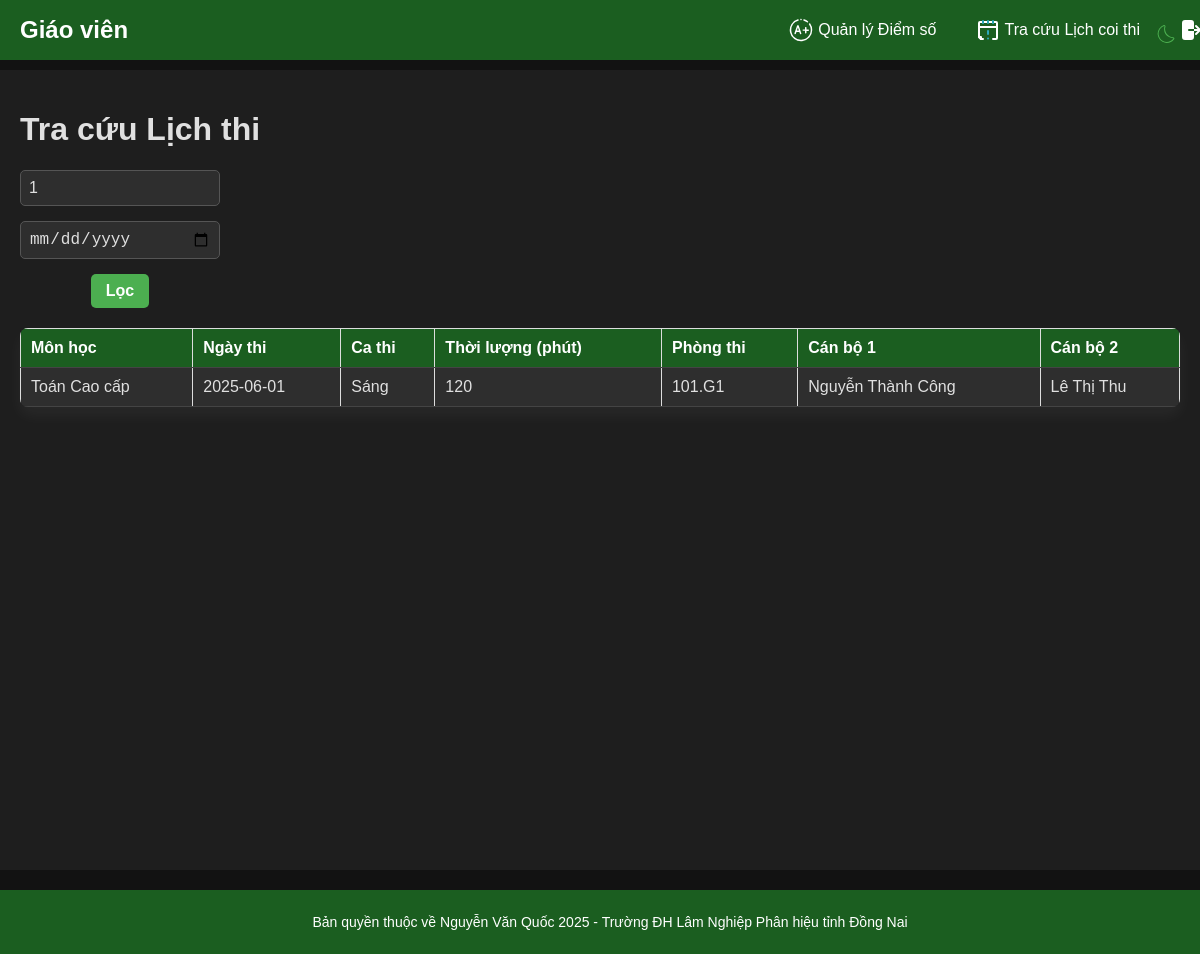
Page /search_exam_schedule.php?subject_filter=1 (signed in) on the committed database.
### tables this page shows
CREATE TABLE ExamSchedules (
    scheduleID INTEGER PRIMARY KEY AUTOINCREMENT,
    subjectID INTEGER NOT NULL,
    roomID INTEGER NOT NULL,
    teacherID1 INTEGER NOT NULL,
    teacherID2 INTEGER NOT NULL,
    examDate DATE NOT NULL,
    examShift TEXT NOT NULL,
    duration INTEGER NOT NULL,
    FOREIGN KEY (subjectID) REFERENCES Subjects(subjectID),
    FOREIGN KEY (roomID) REFERENCES ExamRooms(roomID),
    FOREIGN KEY (teacherID1) REFERENCES Teachers(teacherID),
    FOREIGN KEY (teacherID2) REFERENCES Teachers(teacherID)
);

CREATE TABLE Subjects (
    subjectID INTEGER PRIMARY KEY AUTOINCREMENT,
    subjectName TEXT NOT NULL
);

### search_exam_schedule.php (the view, shortened to what this page needs)
<?php
$db = new SQLite3('data.db');
$whereClause = [];
$filters = [];
if ($_SESSION['role'] === 'student') {
    $whereClause[] = "ExamSchedule_Student.studentID = :studentID";
    $filters[':studentID'] = $_SESSION['userID'];
} else {
    $whereClause[] = "(ExamSchedules.teacherID1 = :teacherID OR ExamSchedules.teacherID2 = :teacherID)";
    $filters[':teacherID'] = $_SESSION['userID'];
}
if (isset($_GET['subject_filter']) && $_GET['subject_filter'] != '') {
    $whereClause[] = "ExamSchedules.subjectID = :subjectID";
    $filters[':subjectID'] = (int)$_GET['subject_filter'];
}
$query = "SELECT ExamSchedules.*, Subjects.subjectName, ExamRooms.roomName,
          t1.fullName AS teacher1Name, t2.fullName AS teacher2Name
          FROM ExamSchedules
          JOIN Subjects ON ExamSchedules.subjectID = Subjects.subjectID
          JOIN ExamRooms ON ExamSchedules.roomID = ExamRooms.roomID
          JOIN Teachers t1 ON ExamSchedules.teacherID1 = t1.teacherID
          JOIN Teachers t2 ON ExamSchedules.teacherID2 = t2.teacherID";
if (!empty($whereClause)) {
    $query .= " WHERE " . implode(" AND ", $whereClause);
}
$stmt = $db->prepare($query);
foreach ($filters as $key => $value) {
    $stmt->bindValue($key, $value, is_int($value) ? SQLITE3_INTEGER : SQLITE3_TEXT);
}
$result = $stmt->execute();
?>
<!DOCTYPE html>
<html lang="en">
<head>
    <link rel="stylesheet" href="styles.css">
</head>
<body>
    <button id="theme-toggle">
    </button>
    <div class="header">
        <h2><?php echo $_SESSION['role'] === 'teacher' ? 'Giáo viên' : 'Sinh viên'; ?></h2>
        <ul>
            <?php if ($_SESSION['role'] === 'teacher'): ?>
                <li>
                    <a href="manage_exam_result.php">
                        <span class="tab-label">Quản lý Điểm số</span>
                    </a>
                </li>
                <li>
                    <a href="search_exam_schedule.php">
                        <span class="tab-label">Tra cứu Lịch coi thi</span>
                    </a>
                </li>
            <?php endif; ?>
            <li>
                <a href="index.php">
                </a>
            </li>
        </ul>
    </div>
    <div class="content">
        <h1>Tra cứu Lịch thi</h1>
        <div class="filters">
            <form class="filter-group" action="search_exam_schedule.php" method="get">
                <input list="subjects" name="subject_filter" placeholder="Lọc theo Môn học" value="<?php echo isset($_GET['subject_filter']) ? htmlspecialchars($_GET['subject_filter']) : ''; ?>">
                <input type="date" name="exam_date_filter" value="<?php echo isset($_GET['exam_date_filter']) ? htmlspecialchars($_GET['exam_date_filter']) : ''; ?>">
                <button type="submit">Lọc</button>
            </form>
        </div>
        <table>
            <thead>
                <tr>
                    <th>Môn học</th>
                    <th>Ngày thi</th>
                    <th>Ca thi</th>
                    <th>Thời lượng (phút)</th>
                    <th>Phòng thi</th>
                    <th>Cán bộ 1</th>
                    <th>Cán bộ 2</th>
                </tr>
            </thead>
            <tbody>
                <?php if (!$result): ?>
                    <tr>
                        <td colspan="7">Không có dữ liệu lịch thi.</td>
                    </tr>
                <?php else: ?>
                    <?php while ($row = $result->fetchArray(SQLITE3_ASSOC)): ?>
                        <tr>
                            <td><?php echo htmlspecialchars($row['subjectName']); ?></td>
                            <td><?php echo htmlspecialchars($row['examDate']); ?></td>
                            <td><?php echo htmlspecialchars($row['examShift']); ?></td>
                            <td><?php echo htmlspecialchars($row['duration']); ?></td>
                            <td><?php echo htmlspecialchars($row['roomName']); ?></td>
                            <td><?php echo htmlspecialchars($row['teacher1Name']); ?></td>
                            <td><?php echo htmlspecialchars($row['teacher2Name']); ?></td>
                        </tr>
                    <?php endwhile; ?>
                <?php endif; ?>
            </tbody>
        </table>
    </div>
    <footer>
        <p>Bản quyền thuộc về Nguyễn Văn Quốc 2025 - Trường ĐH Lâm Nghiệp Phân hiệu tỉnh Đồng Nai</p>
    </footer>
</body>
</html>

### styles.css (style rules this page uses)
body { font-family: 'Segoe UI', Arial, sans-serif; margin: 0; padding: 0; background-color: #f4f7f6; color: #333; transition: background-color 0.3s, color 0.3s; }
body.dark-mode { background-color: #121212; color: #e0e0e0; }
form { display: flex; flex-direction: column; gap: 15px; }
input, select { padding: 12px; border: 1px solid #ddd; border-radius: 8px; font-size: 16px; transition: border-color 0.3s, background-color 0.3s; }
body.dark-mode input, body.dark-mode select { background-color: #2e2e2e; color: #e0e0e0; border-color: #555; }
button { padding: 12px; background-color: #2E7D32; color: #fff; border: none; border-radius: 8px; cursor: pointer; font-size: 16px; font-weight: 600; transition: background-color 0.3s, transform 0.1s; }
body.dark-mode button { background-color: #4CAF50; }
.header { width: 100%; background-color: #2E7D32; color: #fff; padding: 10px 20px; position: fixed; top: 0; left: 0; display: flex; justify-content: space-between; align-items: center; z-index: 1000; transition: background-color 0.3s; }
body.dark-mode .header { background-color: #1B5E20; }
.header h2 { margin: 0; font-size: 24px; }
.header ul { list-style: none; padding: 0; margin: 0; display: flex; gap: 15px; align-items: center; flex-wrap: nowrap; }
.header li { display: inline; }
.header a { color: #fff; text-decoration: none; display: flex; align-items: center; gap: 5px; padding: 8px 12px; border-radius: 5px; white-space: nowrap; transition: background-color 0.3s; }
.header a svg { width: 24px; height: 24px; fill: #fff; }
.content { margin-top: 70px; padding: 30px; width: 100%; box-sizing: border-box; background-color: #fff; min-height: 100vh; transition: background-color 0.3s; }
body.dark-mode .content { background-color: #1e1e1e; }
table { width: 100%; border-collapse: collapse; margin-top: 20px; background-color: #fff; box-shadow: 0 8px 16px rgba(0, 0, 0, 0.05); border-radius: 8px; overflow: hidden; }
body.dark-mode table { background-color: #2e2e2e; box-shadow: 0 8px 16px rgba(255, 255, 255, 0.05); }
th, td { padding: 15px; text-align: left; border-bottom: 1px solid #ddd; }
body.dark-mode th, body.dark-mode td { border-bottom: 1px solid #444; }
th { background-color: #2E7D32; color: #fff; font-weight: 600; }
body.dark-mode th { background-color: #1B5E20; }
.filters { display: flex; justify-content: space-between; align-items: center; margin-bottom: 20px; gap: 15px; }
.filters .filter-group { display: flex; flex-wrap: wrap; gap: 15px; }
.filters .filter-group input { width: 200px; }
footer { text-align: center; padding: 15px; background-color: #2E7D32; color: #fff; width: 100%; font-size: 14px; transition: background-color 0.3s; }
body.dark-mode footer { background-color: #1B5E20; }
#theme-toggle { position: fixed; top: 10px; right: 10px; background: none; border: none; cursor: pointer; z-index: 1001; }
#theme-toggle svg { width: 24px; height: 24px; fill: #2E7D32; }
body.dark-mode #theme-toggle svg { fill: #4CAF50; }

### search_exam_schedule.php (style rules this page uses)
body { margin: 0; font-family: Arial, sans-serif; }
.header { width: 100%; background-color: #0288D1; color: white; padding: 10px 20px; position: fixed; top: 0; left: 0; display: flex; justify-content: space-between; align-items: center; z-index: 1000; }
.header h2 { margin: 0; font-size: 24px; }
.header ul { list-style: none; padding: 0; margin: 0; display: flex; gap: 15px; align-items: center; flex-wrap: nowrap; }
.header li { display: inline; }
.header a { color: white; text-decoration: none; display: flex; align-items: center; gap: 5px; padding: 8px 12px; border-radius: 5px; white-space: nowrap; }
.content { margin-top: 70px; padding: 20px; width: 100%; box-sizing: border-box; }
.filters { display: flex; gap: 15px; margin-bottom: 20px; flex-wrap: wrap; }
.filter-group { display: flex; gap: 15px; align-items: center; }
.filter-group input { padding: 8px; border-radius: 5px; border: 1px solid #ddd; width: 200px; box-sizing: border-box; }
.filter-group button { padding: 8px 15px; background-color: #0288D1; color: white; border: none; border-radius: 5px; cursor: pointer; }
table { width: 100%; border-collapse: collapse; margin-top: 20px; background-color: #fff; }
th, td { border: 1px solid #ddd; padding: 10px; text-align: left; }
th { background-color: #f2f2f2; font-weight: bold; }
#theme-toggle { position: fixed; top: 10px; right: 10px; background: none; border: none; cursor: pointer; }
footer { text-align: center; padding: 10px; margin-top: 20px; background-color: #f2f2f2; }

### rows in the picture
examschedules: subjectID.subjectName "Toán Cao cấp", examDate "2025-06-01", examShift "Sáng", duration "120", roomName "101.G1", teacher1Name "Nguyễn Thành Công", teacher2Name "Lê Thị Thu"
